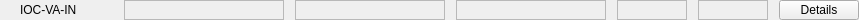
<?xml version="1.0" encoding="UTF-8"?>
<ui version="4.0">
 <class>IOCManagerWidget</class>
 <widget class="QWidget" name="IOCManagerWidget">
  <property name="geometry">
   <rect>
    <x>0</x>
    <y>0</y>
    <width>850</width>
    <height>20</height>
   </rect>
  </property>
  <property name="windowTitle">
   <string>Form</string>
  </property>
  <layout class="QHBoxLayout" name="horizontalLayout">
   <property name="spacing">
    <number>4</number>
   </property>
   <property name="leftMargin">
    <number>0</number>
   </property>
   <property name="topMargin">
    <number>0</number>
   </property>
   <property name="rightMargin">
    <number>0</number>
   </property>
   <property name="bottomMargin">
    <number>0</number>
   </property>
   <item>
    <widget class="QESimpleShape" name="ledStatus">
     <property name="sizePolicy">
      <sizepolicy hsizetype="Fixed" vsizetype="Fixed">
       <horstretch>0</horstretch>
       <verstretch>0</verstretch>
      </sizepolicy>
     </property>
     <property name="minimumSize">
      <size>
       <width>16</width>
       <height>20</height>
      </size>
     </property>
     <property name="maximumSize">
      <size>
       <width>16</width>
       <height>20</height>
      </size>
     </property>
     <property name="modulus">
      <number>2</number>
     </property>
     <property name="variable" stdset="0">
      <string>$(group):HEARTBEAT</string>
     </property>
     <property name="variableSubstitutions" stdset="0">
      <string>group=IOC-VA-IN</string>
     </property>
    </widget>
   </item>
   <item>
    <widget class="QLabel" name="lblName">
     <property name="sizePolicy">
      <sizepolicy hsizetype="MinimumExpanding" vsizetype="Fixed">
       <horstretch>0</horstretch>
       <verstretch>0</verstretch>
      </sizepolicy>
     </property>
     <property name="minimumSize">
      <size>
       <width>100</width>
       <height>20</height>
      </size>
     </property>
     <property name="maximumSize">
      <size>
       <width>16777215</width>
       <height>20</height>
      </size>
     </property>
     <property name="text">
      <string>IOC-VA-IN</string>
     </property>
    </widget>
   </item>
   <item>
    <widget class="QELabel" name="lblTOD">
     <property name="sizePolicy">
      <sizepolicy hsizetype="Fixed" vsizetype="Fixed">
       <horstretch>0</horstretch>
       <verstretch>0</verstretch>
      </sizepolicy>
     </property>
     <property name="minimumSize">
      <size>
       <width>160</width>
       <height>20</height>
      </size>
     </property>
     <property name="maximumSize">
      <size>
       <width>160</width>
       <height>20</height>
      </size>
     </property>
     <property name="frameShape">
      <enum>QFrame::StyledPanel</enum>
     </property>
     <property name="variable" stdset="0">
      <string>$(group):TOD</string>
     </property>
     <property name="variableSubstitutions" stdset="0">
      <string>group=IOC-VA-IN</string>
     </property>
    </widget>
   </item>
   <item>
    <spacer name="horizontalSpacer">
     <property name="orientation">
      <enum>Qt::Horizontal</enum>
     </property>
     <property name="sizeType">
      <enum>QSizePolicy::Fixed</enum>
     </property>
     <property name="sizeHint" stdset="0">
      <size>
       <width>7</width>
       <height>17</height>
      </size>
     </property>
    </spacer>
   </item>
   <item>
    <widget class="QELabel" name="lblUptime">
     <property name="sizePolicy">
      <sizepolicy hsizetype="Fixed" vsizetype="Fixed">
       <horstretch>0</horstretch>
       <verstretch>0</verstretch>
      </sizepolicy>
     </property>
     <property name="minimumSize">
      <size>
       <width>150</width>
       <height>20</height>
      </size>
     </property>
     <property name="maximumSize">
      <size>
       <width>150</width>
       <height>20</height>
      </size>
     </property>
     <property name="frameShape">
      <enum>QFrame::StyledPanel</enum>
     </property>
     <property name="variable" stdset="0">
      <string>$(group):UPTIME</string>
     </property>
     <property name="variableSubstitutions" stdset="0">
      <string>group=IOC-VA-IN</string>
     </property>
    </widget>
   </item>
   <item>
    <spacer name="horizontalSpacer_2">
     <property name="orientation">
      <enum>Qt::Horizontal</enum>
     </property>
     <property name="sizeType">
      <enum>QSizePolicy::Fixed</enum>
     </property>
     <property name="sizeHint" stdset="0">
      <size>
       <width>7</width>
       <height>17</height>
      </size>
     </property>
    </spacer>
   </item>
   <item>
    <widget class="QELabel" name="lblFreeMem">
     <property name="sizePolicy">
      <sizepolicy hsizetype="Fixed" vsizetype="Fixed">
       <horstretch>0</horstretch>
       <verstretch>0</verstretch>
      </sizepolicy>
     </property>
     <property name="minimumSize">
      <size>
       <width>150</width>
       <height>20</height>
      </size>
     </property>
     <property name="maximumSize">
      <size>
       <width>150</width>
       <height>20</height>
      </size>
     </property>
     <property name="frameShape">
      <enum>QFrame::StyledPanel</enum>
     </property>
     <property name="variable" stdset="0">
      <string>$(group):MEM_FREE</string>
     </property>
     <property name="variableSubstitutions" stdset="0">
      <string>group=IOC-VA-IN</string>
     </property>
    </widget>
   </item>
   <item>
    <spacer name="horizontalSpacer_3">
     <property name="orientation">
      <enum>Qt::Horizontal</enum>
     </property>
     <property name="sizeType">
      <enum>QSizePolicy::Fixed</enum>
     </property>
     <property name="sizeHint" stdset="0">
      <size>
       <width>7</width>
       <height>17</height>
      </size>
     </property>
    </spacer>
   </item>
   <item>
    <widget class="QELabel" name="lblLoadIOC">
     <property name="sizePolicy">
      <sizepolicy hsizetype="Fixed" vsizetype="Fixed">
       <horstretch>0</horstretch>
       <verstretch>0</verstretch>
      </sizepolicy>
     </property>
     <property name="minimumSize">
      <size>
       <width>70</width>
       <height>20</height>
      </size>
     </property>
     <property name="maximumSize">
      <size>
       <width>70</width>
       <height>20</height>
      </size>
     </property>
     <property name="frameShape">
      <enum>QFrame::StyledPanel</enum>
     </property>
     <property name="variable" stdset="0">
      <string>$(group):IOC_CPU_LOAD</string>
     </property>
     <property name="variableSubstitutions" stdset="0">
      <string>group=IOC-VA-IN</string>
     </property>
    </widget>
   </item>
   <item>
    <spacer name="horizontalSpacer_4">
     <property name="orientation">
      <enum>Qt::Horizontal</enum>
     </property>
     <property name="sizeType">
      <enum>QSizePolicy::Fixed</enum>
     </property>
     <property name="sizeHint" stdset="0">
      <size>
       <width>7</width>
       <height>17</height>
      </size>
     </property>
    </spacer>
   </item>
   <item>
    <widget class="QELabel" name="lblLoadSystem">
     <property name="sizePolicy">
      <sizepolicy hsizetype="Fixed" vsizetype="Fixed">
       <horstretch>0</horstretch>
       <verstretch>0</verstretch>
      </sizepolicy>
     </property>
     <property name="minimumSize">
      <size>
       <width>70</width>
       <height>20</height>
      </size>
     </property>
     <property name="maximumSize">
      <size>
       <width>70</width>
       <height>20</height>
      </size>
     </property>
     <property name="frameShape">
      <enum>QFrame::StyledPanel</enum>
     </property>
     <property name="variable" stdset="0">
      <string>$(group):SYS_CPU_LOAD</string>
     </property>
     <property name="variableSubstitutions" stdset="0">
      <string>group=IOC-VA-IN</string>
     </property>
    </widget>
   </item>
   <item>
    <spacer name="horizontalSpacer_5">
     <property name="orientation">
      <enum>Qt::Horizontal</enum>
     </property>
     <property name="sizeType">
      <enum>QSizePolicy::Fixed</enum>
     </property>
     <property name="sizeHint" stdset="0">
      <size>
       <width>7</width>
       <height>17</height>
      </size>
     </property>
    </spacer>
   </item>
   <item>
    <widget class="QPushButton" name="btnDetails">
     <property name="sizePolicy">
      <sizepolicy hsizetype="Fixed" vsizetype="Fixed">
       <horstretch>0</horstretch>
       <verstretch>0</verstretch>
      </sizepolicy>
     </property>
     <property name="minimumSize">
      <size>
       <width>80</width>
       <height>20</height>
      </size>
     </property>
     <property name="maximumSize">
      <size>
       <width>80</width>
       <height>20</height>
      </size>
     </property>
     <property name="text">
      <string>Details</string>
     </property>
    </widget>
   </item>
  </layout>
 </widget>
 <customwidgets>
  <customwidget>
   <class>QELabel</class>
   <extends>QLabel</extends>
   <header>QELabel.h</header>
  </customwidget>
  <customwidget>
   <class>QESimpleShape</class>
   <extends>QSimpleShape</extends>
   <header>QESimpleShape.h</header>
  </customwidget>
  <customwidget>
   <class>QSimpleShape</class>
   <extends>QWidget</extends>
   <header>QSimpleShape.h</header>
  </customwidget>
 </customwidgets>
 <resources/>
 <connections/>
</ui>
